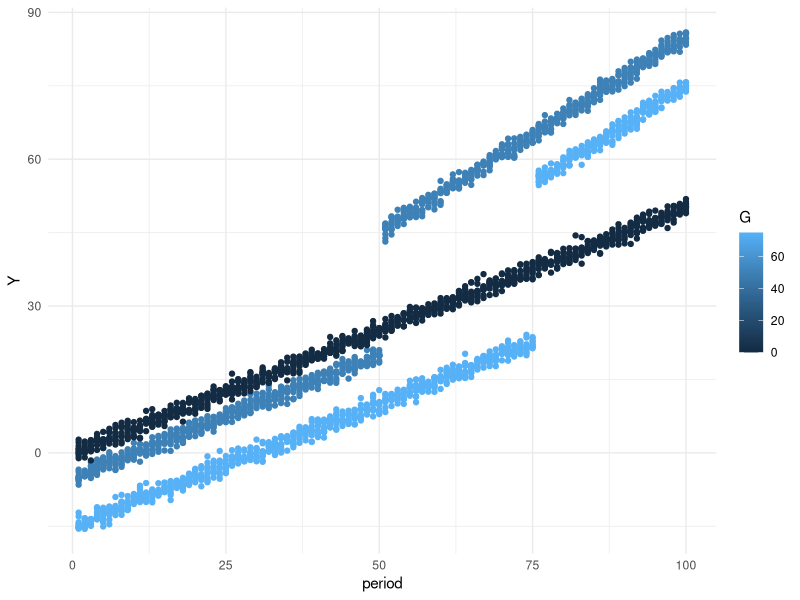

This chart was generated by the following R code:
# Load required libraries
library(dplyr)
library(ggplot2)
library(broom)
library(plm)
# for tidy function

# Set seed for reproducibility
set.seed(123)

# Number of individuals per group
n_per_group <- 10

# Number of time periods
n_periods <- 100

# Time variable
time <- 1:n_periods

# Generate synthetic data
data2 <- data.frame(
  G = rep(c(50, 75, 0), each = n_per_group * n_periods),
  id = rep(rep(1:n_per_group, each = n_periods), times = 3),
  period = rep(time, times = 3 * n_per_group),
  stringsAsFactors = FALSE
)


data2 = data2 %>% group_by(id) %>% mutate(treat = ifelse((period > 50 & G == 50) | (period > 75 & G == 75), 1, 0),
                                          Y = rnorm(3 * n_periods, mean = case_when(
                                            treat == 1 & G== 50 ~ -5+0.5*period+10+0.3*period,
                                            treat == 0 & G== 50 ~ -5+0.5*period,
                                            treat == 1 & G== 75 ~ -15+0.5*period+10+0.3*period,
                                            treat == 0 & G== 75 ~ -15+0.5*period,
                                            TRUE ~ 0.5*period))) %>% distinct()


# on crée 3 groupes qui suivent la même tendance pre et post traitement mais le groupe 1 est traité en période 50 et le groupe 2 en période 75


data2 <- data2 %>%
  mutate(TreatmentPeriod = case_when(
    G == 50 ~ 50,
    G == 75 ~ 75,
    G == 0 ~ 0,
    TRUE ~ NA_real_  # pour gérer les cas non spécifiés, optionnel
  ))

# Plot the simulated data
ggplot(data2, aes(x = period, y = Y, color = G, linetype = factor(treat))) +
  geom_point() +
  labs(x = "period", y = "Y", color = "G", linetype = "treat") +
  theme_minimal()

# Estimate DiD parameters using linear regression
diD_model <- lm(Y ~ treat + period + treat:period + G, data = data2)

# Display DiD model summary
summary(diD_model)


#On ajoute les colonnes X et cluster nulles
data2$X <- 0
data2$cluster <- 0



# Event study approach

# generate leads and lags of the treatment
t0 = 50# Number of periods before the event
t1 = 25 # Number of periods after the event
Dtl <- sapply(-t0:t1, function(l) {1*((data2$period == data2$TreatmentPeriod + l) & (data2$TreatmentPeriod > 0))})
Dtl <- as.data.frame(Dtl)
cnames1 <- paste0("Dtmin", t0:1)
colnames(Dtl) <- c(cnames1, paste0("Dt", 0:t1))
data2 <- cbind.data.frame(data2, Dtl)
row.names(data2) <- NULL

# panel regression
pdata = pdata.frame(data2, index = c("id", "period", "G"))
# table(index(pdata))

es <- plm(as.formula(paste("Y ~", paste(colnames(Dtl), collapse="+"))), data = pdata, model = "within", effect = "twoways")

summary(es)

# dans es on retrouve tous nos coefficients de Dt0, Dt1 etc et ensuite on fait la regression linéaire des coefficients des Dt sur le temps.
#Normalement nous devrions retrouver 0.5 (c.f manière dont nos données sont simulées) mais ici on trouve 0.3

valeurs_reg_Dt <- as.numeric(coef(es))


# Afficher les coefficients numériques
print(valeurs_reg_Dt)

valeurs_reg_Dt_aprestraitement <- valeurs_reg_Dt[(t0+2):(t1+t0+1)]

df1 = data.frame(y = valeurs_reg_Dt_aprestraitement, x = c(1:t1))


maregression = lm(y~x, data = df1)

summary(maregression)
